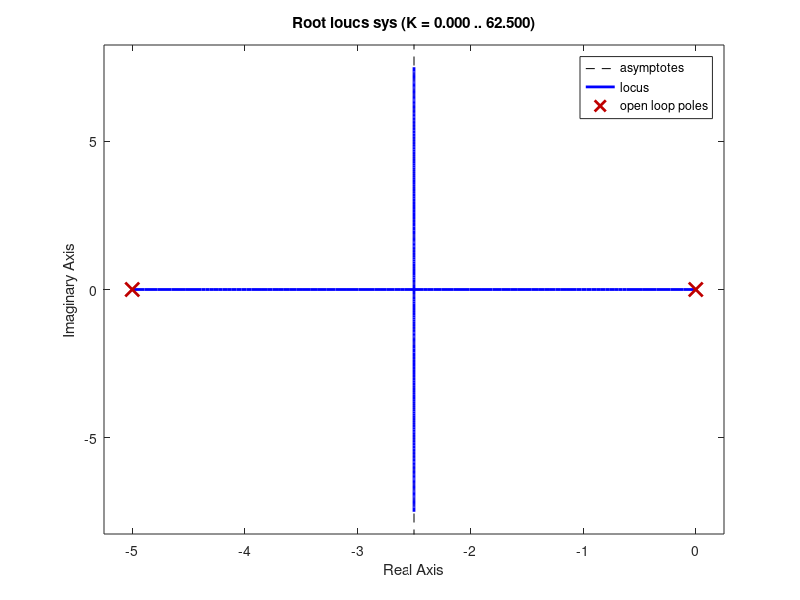
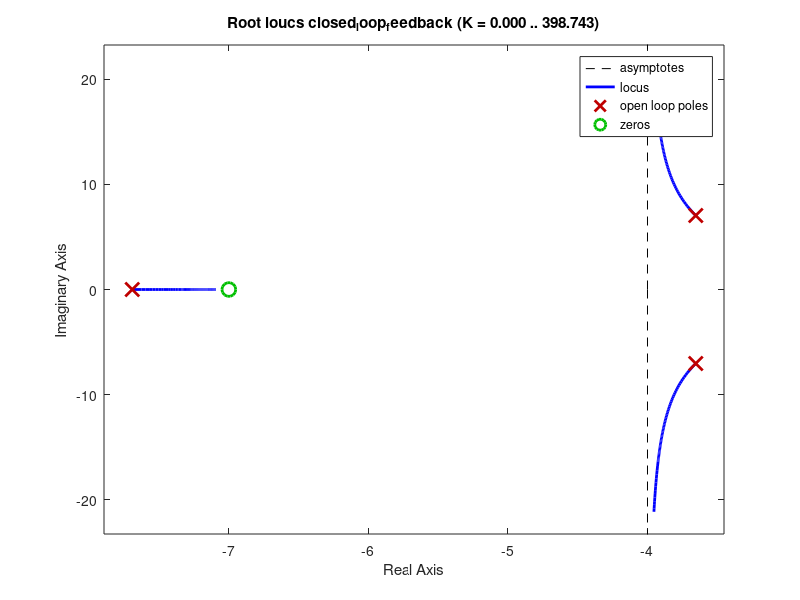

Reproduce these figures in MATLAB, in order.
clear;
clc;

num=1;
den=[1 5 0];
sys=tf(num,den);
figure(1);
rlocus(sys);
grid;

%lead compensator pole and zero
%the main princible to choose pole and zero the "Angle condition"
lead_zero=[1 7];
lead_pole=[1 10];
lead_compensator_tf=tf(lead_zero,lead_pole);

%adding compensator TF to system
open_loop_tf=series(sys,lead_compensator_tf);

%feedback gain
%the main princible to choose Gain the "Magnitude condition"
feedback_gain=69;
feedback_sys=tf(feedback_gain,1);

%adding gain and close the loop with feedback
closed_loop_feedback=feedback(open_loop_tf,feedback_sys);

%ploting the rolcus after shifthing the pole and adding new pole and zero
figure(2);
rlocus(closed_loop_feedback);
grid;